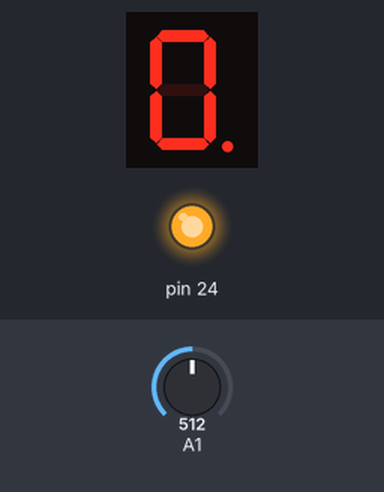
Bench run of a sketch on a simulated Arduino Mega 2560, built with avr-gcc and run on an emulated ATmega2560. Shown: 1-digit seven-segment display, output pins drawn as LEDs (lit = HIGH). Wiring (inferred from the names in the program): 1-digit 7-segment display, segments lit when LOW: segments pin 28, pin 51, pin 27, pin 52, pin 26, pin 53, pin 25, pin 29. The inputs (shaded band) are chosen by the test bench; at power-on: A1 = 512. The segment pins are drawn as the display they are named for; pins used as bus, display or sensor lines are not drawn.

Above: at 0.1 s.
At 1.1 s:
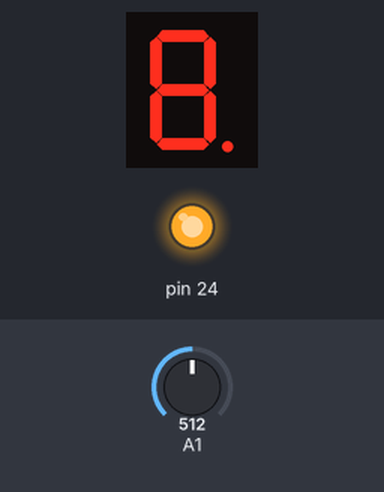
At 2.1 s:
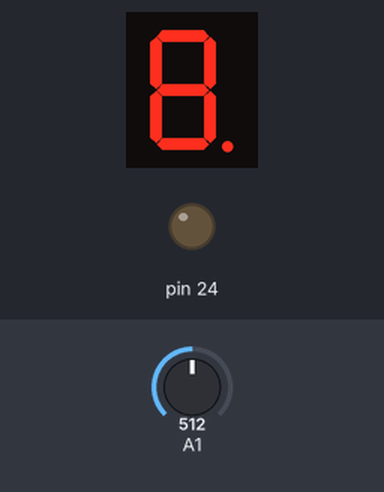
Timing chart, 0 to 3.6 s (numbered marks = the images above):
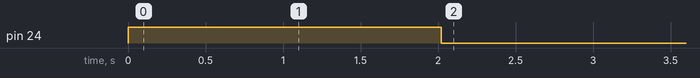

The sketch:

Attiny_SOC.ino
```cpp
//for this to work all proper like the fuses must be set to 0xD2 (0b11010010)
//This enables 8 mHz and reduces bootup time to 4ms
#include <avr/io.h>

int delaytime = 100;
int Voltcount = 0;
int ontime = 2000;
int Pins[] = {PA3, PB0, PA4, PB1, PA5, PB2, PA6, PA7};
bool Ports[] = {0, 1, 0, 1, 0, 1, 0, 0};
float Voltages[] = {12.5,14.0,14.5,15.0,15.5,16.0,16.5,17.0};
int VoltagesInt[] = {160,179,186,192,199,205,211,219};
float Vbat = 0.0;
int lednum = 0;
void setup(){//Bootsequency
  {//Clock Setup
    CLKPR = (1 << CLKPCE); //Enable changing of clock prescaler
    CLKPR = (0 << CLKPS0) | (0 << CLKPS1) | (0 << CLKPS2);
    }//Change clock prescaler to 1

  {//Pin Setups
    //Create Hold signal to power IC
    DDRA  |= (1<<PA2);   //set PA2 as Output,Holdsignal
    PORTA |= (1<<PA2);  //turn on PA2 Create Hold singal
    //LEDOrder: PA3 PB0 PA4 PB1 PA5 PB2 PA6 PA7
    // Pin Setup
    DDRA |= (1<<PA3);   //set Pin 3 as Output, LED1
    DDRA |= (1<<PA4);   //set Pin 4 as Output, LED3
    DDRA |= (1<<PA5);   //set Pin 5 as Output, LED5
    DDRA |= (1<<PA6);   //set Pin 6 as Output, LED7
    DDRA |= (1<<PA7);   //set Pin 7 as Output, LED8
    DDRB |= (1<<PB0);   //set PB1 as Output, LED2
    DDRB |= (1<<PB1);   //set PB1 as Output, LED4
    DDRB |= (1<<PB2);   //set PB1 as Output, LED6
  }

  {//Input Voltage Measurement

    ADMUX  = 0b00000001;  //set ADC to ADC1 and reference VCC
    ADCSRB = 0b00010000;  //left adjust the result
    ADCSRA |= (1<<ADPS2);
    ADCSRA |= (1<<ADPS1); //set ADC clock prescaler to 64
                          //so that the frequency is in recomended range
    ADCSRA |= (1<<ADEN);  //enable ADC
    ADCSRA |= (1<<ADSC);  //start first ADC measurement, takes 25 cycles

    while(ADCSRA & (1<<ADSC)); //wait until conversion is complete
    delay(20);
    ADCSRA |= (1<<ADSC);  //start used measurement

    while(ADCSRA & (1<<ADSC)); //wait until conversion is complete

    //voltage divider: 130k/390k 5V reference
    Vbat = 20*ADCH/256;
    for (int i = 0; i < 8; i++) {
      if ( ADCH > VoltagesInt[i]){
        lednum++;
      }
    }

  }

  {//Makelighton
    //LEDOrder: PA3 PB0 PA4 PB1 PA5 PB2 PA6 PA7
    if(lednum>0){
      for (int i = 0; i < lednum; i++) {
        if(Ports[i]){
          PORTB |= (1<<Pins[i]);
        }
        else{
          PORTA |= (1<<Pins[i]);
        }
        delay(delaytime);
      }
      delay(ontime);
      for (int i = 0; i < lednum; i++) {
        if(Ports[i]){
          PORTB &= ~(1<<Pins[i]);
        }
        else{
          PORTA &= ~(1<<Pins[i]);
        }
        delay(delaytime);
      }
    }
    else{
      for (int i = 0; i < 5; i++) {
        PORTA |= (1<<Pins[0]);delay(200);
        PORTA &= ~(1<<Pins[0]);delay(200);
      }
    }
  }
  PORTA &= ~(1<<PA2);// turn off hold signal

}

void loop(){

}
```
